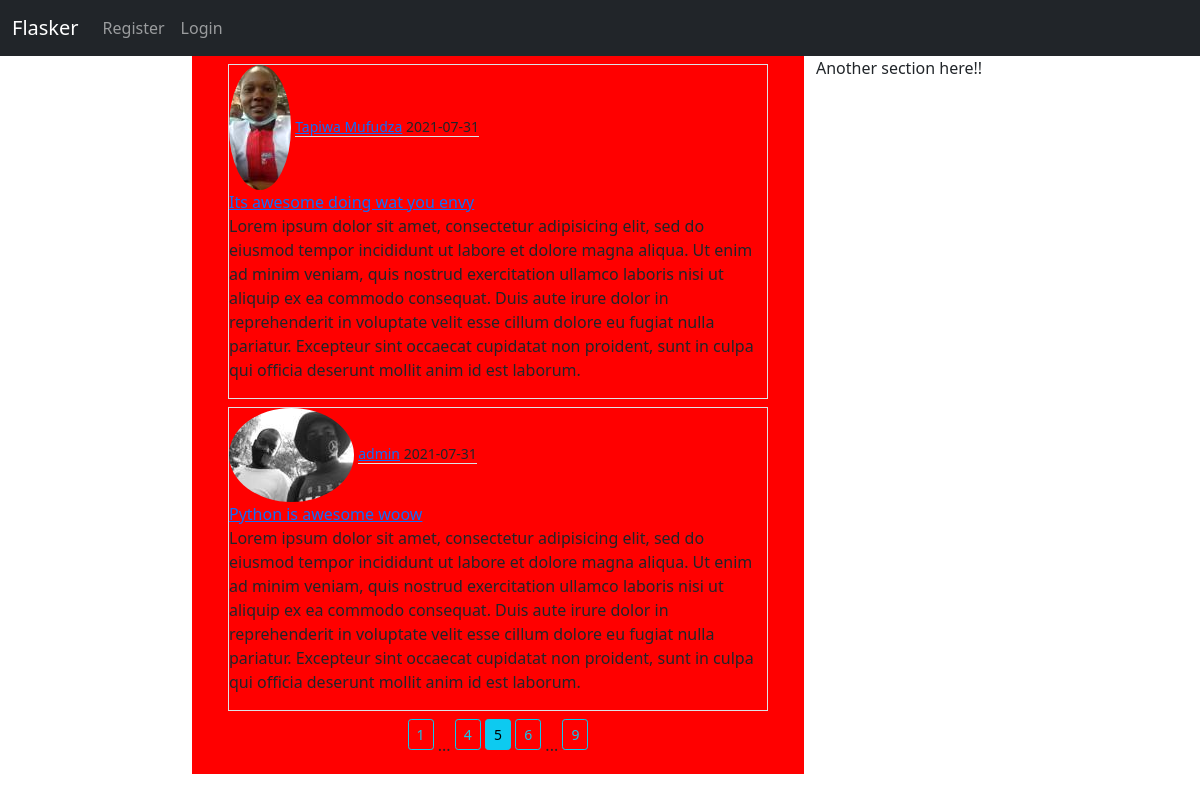
/home?page=5, run on the app's committed database.
### flaskblog/models.py (models this page shows, shortened)
class Post(db.Model):
    id= db.Column(db.Integer, primary_key= True)
    title= db.Column(db.String(120), nullable= False)
    date_posted= db.Column(db.DateTime, nullable= False, default= datetime.utcnow)
    content= db.Column(db.Text, nullable= False)
    user_id= db.Column(db.Integer, db.ForeignKey('user.id'), nullable= False)

class User(db.Model, UserMixin):
    id= db.Column(db.Integer, primary_key= True)
    username= db.Column(db.String(20), unique= True, nullable= False)
    email= db.Column(db.String(120), unique= True, nullable= False)
    image_file= db.Column(db.String(20), default= 'default.jpg')
    password= db.Column(db.String(20), nullable= False)
    posts= db.relationship('Post', backref= 'author', lazy= True)

### flaskblog/main/routes.py (the view)
@main.route('/')
@main.route('/home')
def home():
    page= request.args.get('page', 1, type= int)
    posts= Post.query.order_by(Post.date_posted.desc()).paginate(page= page, per_page= 2)
    return render_template('home.html', posts= posts)

### templates/home.html
{% extends 'base.html' %}
{% block content %}
  <div class="container">
    {% for post in posts.items %}
      <div class="content-section border mt-2">
        <img class="rounded-circle" src="{{ url_for('static', filename= 'profile_pics/'+ post.author.image_file)}}">
        <small class="border-bottom"><a href="{{ url_for('users.user_posts', username= post.author.username)}}">{{ post.author.username }}</a> {{ post.date_posted.strftime('%Y-%m-%d') }}</small><br>
        <a class="text-center" href="{{url_for('posts.post', post_id= post.id)}}">{{ post.title }}</a>
        <p>{{ post.content }}</p>
      </div>
    {% endfor %}
    <div class="mt-2 text-center">
      {% for page_num in posts.iter_pages(left_edge= 1, right_edge= 1, left_current= 1, right_current= 2) %}
        {% if page_num %}
          {% if posts.page== page_num %}
            <a class="btn btn-info btn-sm mb-4" href="{{ url_for('main.home', page= page_num)}}">{{ page_num }}</a>
          {% else %}
            <a class="btn btn-outline-info btn-sm mb-4" href="{{ url_for('main.home', page= page_num)}}">{{ page_num }}</a>
          {% endif %}
        {% else %}
          ...
        {% endif %}
      {% endfor %}
    </div>
  </div>
{% endblock content %}

### static/css/style.css (style rules this page uses)
.content-section { background-color: red; }

### data on the page
Post: image_file (picture), author.username "Tapiwa Mufudza", date_posted "2021-07-31", title "Its awesome doing wat you envy", content "Lorem ipsum dolor sit amet, consectetur adipisicing elit, sed do eiusmod tempor incididunt ut labore et dolore magna aliqua. Ut enim ad minim veniam, quis nostrud exercitation ullamco laboris nisi ut aliquip ex ea commodo consequat. Duis aute irure dolor in reprehenderit in voluptate velit esse cillum dolore eu fugiat nulla pariatur. Excepteur sint occaecat cupidatat non proident, sunt in culpa qui officia deserunt mollit anim id est laborum."
Post: image_file (picture), author.username "admin", date_posted "2021-07-31", title "Python is awesome woow", content "Lorem ipsum dolor sit amet, consectetur adipisicing elit, sed do eiusmod tempor incididunt ut labore et dolore magna aliqua. Ut enim ad minim veniam, quis nostrud exercitation ullamco laboris nisi ut aliquip ex ea commodo consequat. Duis aute irure dolor in reprehenderit in voluptate velit esse cillum dolore eu fugiat nulla pariatur. Excepteur sint occaecat cupidatat non proident, sunt in culpa qui officia deserunt mollit anim id est laborum."

### other printed values
{{ page_num }} "1" "4" "6" "9"
{{ page_num }} "5"
